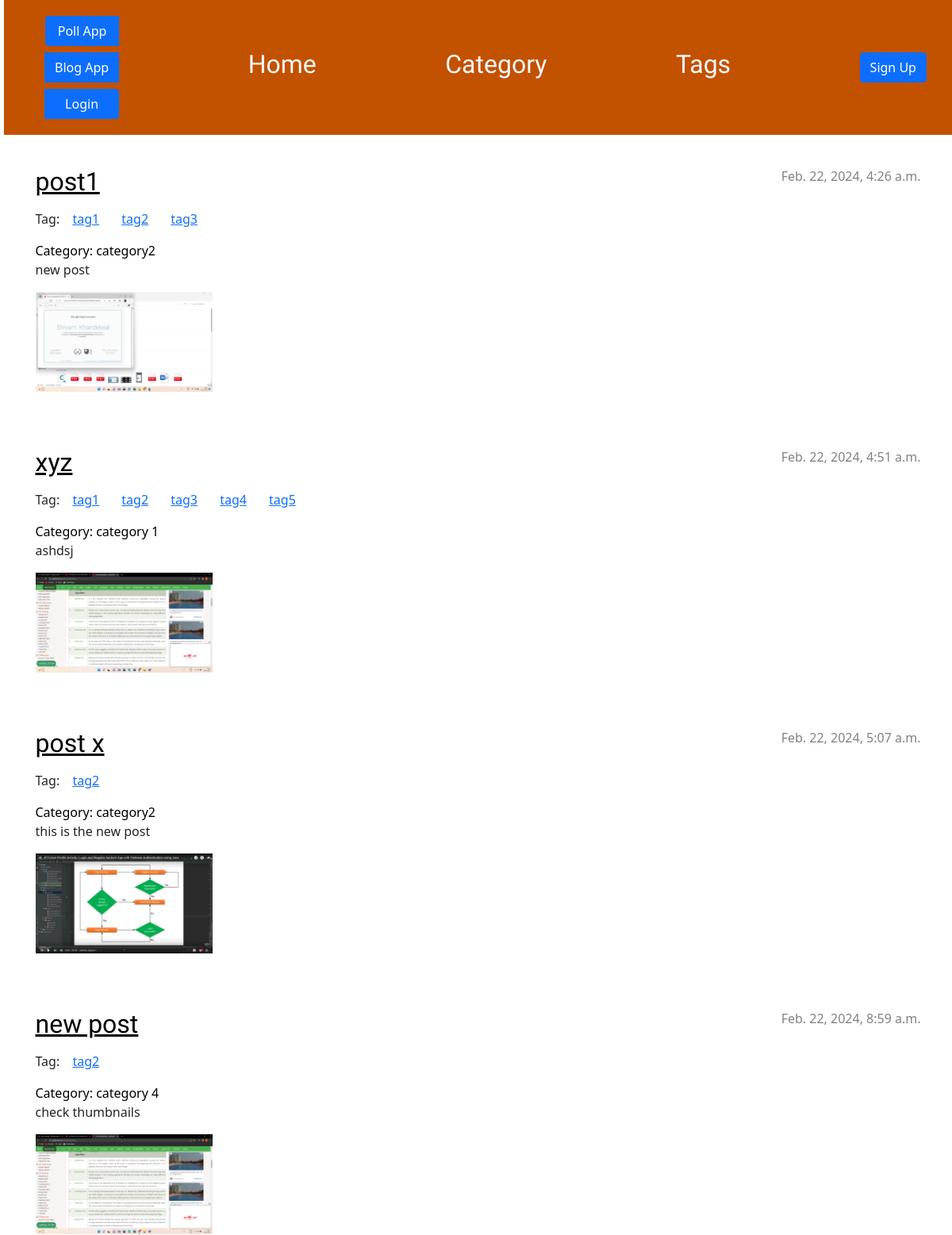
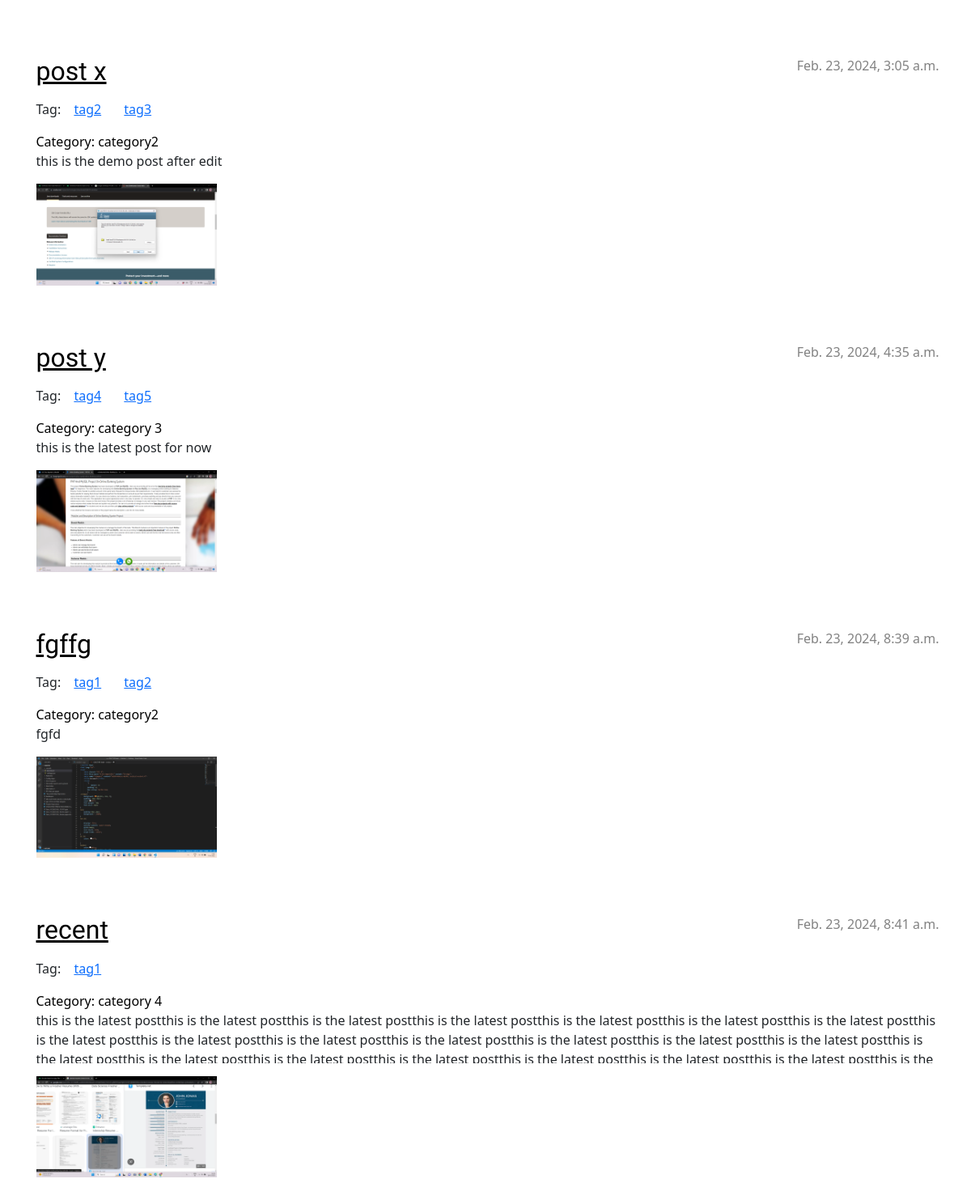
The page / on the database its author committed (2 pictures, top to bottom).
### blog/models.py (models this page shows, shortened)
class Post(models.Model):
    category = models.ForeignKey(Category, on_delete=models.SET_NULL,blank=True, null=True,)
    author = models.ForeignKey(settings.AUTH_USER_MODEL, on_delete=models.CASCADE)
    title = models.CharField(max_length=200)
    slug = AutoSlugField(populate_from ='title' , unique = True, null = True , default=None )
    text = models.TextField()
    created_date = models.DateTimeField(default=timezone.now)
    published_date = models.DateTimeField(blank=True, null=True)
    thumbnails = models.ImageField(upload_to='thumbnails/', default=None)
    featured_image = models.ImageField(upload_to='uploads/', default= None)
    tags = models.ManyToManyField(Tag)

class Tag(models.Model):
    title= models.CharField(max_length=100,unique=True)
    slug = AutoSlugField(populate_from="title", unique=True, null = True , default=None)

class Category(models.Model):
    title = models.CharField(max_length=100, unique= True)
    slug = AutoSlugField(populate_from="title", unique=True)

### blog/views.py (the view)
# urls.py: path('', views.post_list, name='post_list'),
def post_list(request):
    posts = Post.objects.filter(published_date__lte=timezone.now()).order_by('published_date')
    return render(request,'blog/post_list.html',{'posts' : posts })

### blog/templates/blog/post_list.html (shortened to what this page needs)
{% extends 'blog/base.html' %}
{% load static %}
{% block content %}
{% for post in posts %}
    <article class="post">
        <time class="date">
            {{ post.published_date }}
        </time>
        <h2><a href="{% url 'blog:post_detail' slug=post.slug %}">{{ post.title }}</a></h2>
        <div class="mb-3 mt-3">
            Tag:
            {% for tag in post.tags.all %}
                <a class="tag mx-1 p-2" href="{%url 'blog:tag_post' tag_title=tag.title %}"><span>{{ tag.title}}</span></a>
            {% endfor %}
        </div>
        {% if post.category.title %}
            <a class="text-decoration-none text-black mb-3"
                href="{% url 'blog:cat_post' category_slug=post.category.title %}">
                <p class="card-text text-decoration-none">Category: {{ post.category.title }}</p>
            </a>
        {% endif %}
        <p class ="overflow-limit">{{ post.text|linebreaksbr }}</p>
        {% if post.thumbnails %}
            <img src = "{{ post.thumbnails.url }}" alt="{{post.thumbnails}}" width= "20%" height="20%">
        {% endif %}
    </article>
{% endfor %}
{% endblock %}

### blog/static/css/blog.css (style rules this page uses)
h1 a, h2 a { color: #C25100; }
body { padding-left: 5px; }
h1, h2, h3, h4 { font-family: 'Lobster', cursive; }
.date { color: #828282; }
.post { margin-bottom: 70px; }
.post h2 a, .post h2 a:visited { color: #000000; }
.post > .date, .post > .actions { float: right; }

### blog/templates/blog/base.html (style rules this page uses)
.overflow-limit { max-height: 65px; overflow: hidden; }

### rows shown on the page
Post: published_date "Feb. 22, 2024, 4:26 a.m.", title "post1", category "category2", text "new post", thumbnails (picture)
Tag: title "tag1"
Tag: title "tag2"
Tag: title "tag3"
Post: published_date "Feb. 22, 2024, 4:51 a.m.", title "xyz", category "category 1", text "ashdsj", thumbnails (picture)
Tag: title "tag4"
Tag: title "tag5"
Post: published_date "Feb. 22, 2024, 5:07 a.m.", title "post x", category "category2", text "this is the new post", thumbnails (picture)
Post: published_date "Feb. 22, 2024, 8:59 a.m.", title "new post", category "category 4", text "check thumbnails", thumbnails (picture)
Post: published_date "Feb. 23, 2024, 3:05 a.m.", title "post x", category "category2", text "this is the demo post after edit", thumbnails (picture)
Post: published_date "Feb. 23, 2024, 4:35 a.m.", title "post y", category "category 3", text "this is the latest post for now", thumbnails (picture)
Post: published_date "Feb. 23, 2024, 8:39 a.m.", title "fgffg", category "category2", text "fgfd", thumbnails (picture)
Post: published_date "Feb. 23, 2024, 8:41 a.m.", title "recent", category "category 4", text "this is the latest postthis is the latest postthis is the latest postthis is the latest postthis is the latest postthis is the latest postthis is the latest postthis is the latest postthis is the latest postthis is the latest postthis is the latest postthis is the latest postthis is the latest postthis is the latest postthis is…", thumbnails (picture)
